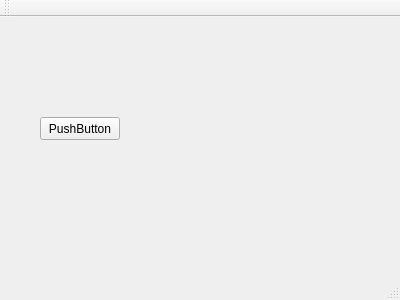
<?xml version="1.0" encoding="UTF-8"?>
<ui version="4.0">
 <class>MainWindow</class>
 <widget class="QMainWindow" name="MainWindow">
  <property name="geometry">
   <rect>
    <x>0</x>
    <y>0</y>
    <width>400</width>
    <height>300</height>
   </rect>
  </property>
  <property name="windowTitle">
   <string>MainWindow</string>
  </property>
  <widget class="QWidget" name="centralWidget">
   <widget class="QPushButton" name="pushButton">
    <property name="geometry">
     <rect>
      <x>40</x>
      <y>100</y>
      <width>80</width>
      <height>23</height>
     </rect>
    </property>
    <property name="text">
     <string>PushButton</string>
    </property>
   </widget>
  </widget>
  <widget class="QMenuBar" name="menuBar">
   <property name="geometry">
    <rect>
     <x>0</x>
     <y>0</y>
     <width>400</width>
     <height>20</height>
    </rect>
   </property>
  </widget>
  <widget class="QToolBar" name="mainToolBar">
   <attribute name="toolBarArea">
    <enum>TopToolBarArea</enum>
   </attribute>
   <attribute name="toolBarBreak">
    <bool>false</bool>
   </attribute>
  </widget>
  <widget class="QStatusBar" name="statusBar"/>
 </widget>
 <layoutdefault spacing="6" margin="11"/>
 <resources/>
 <connections/>
</ui>
